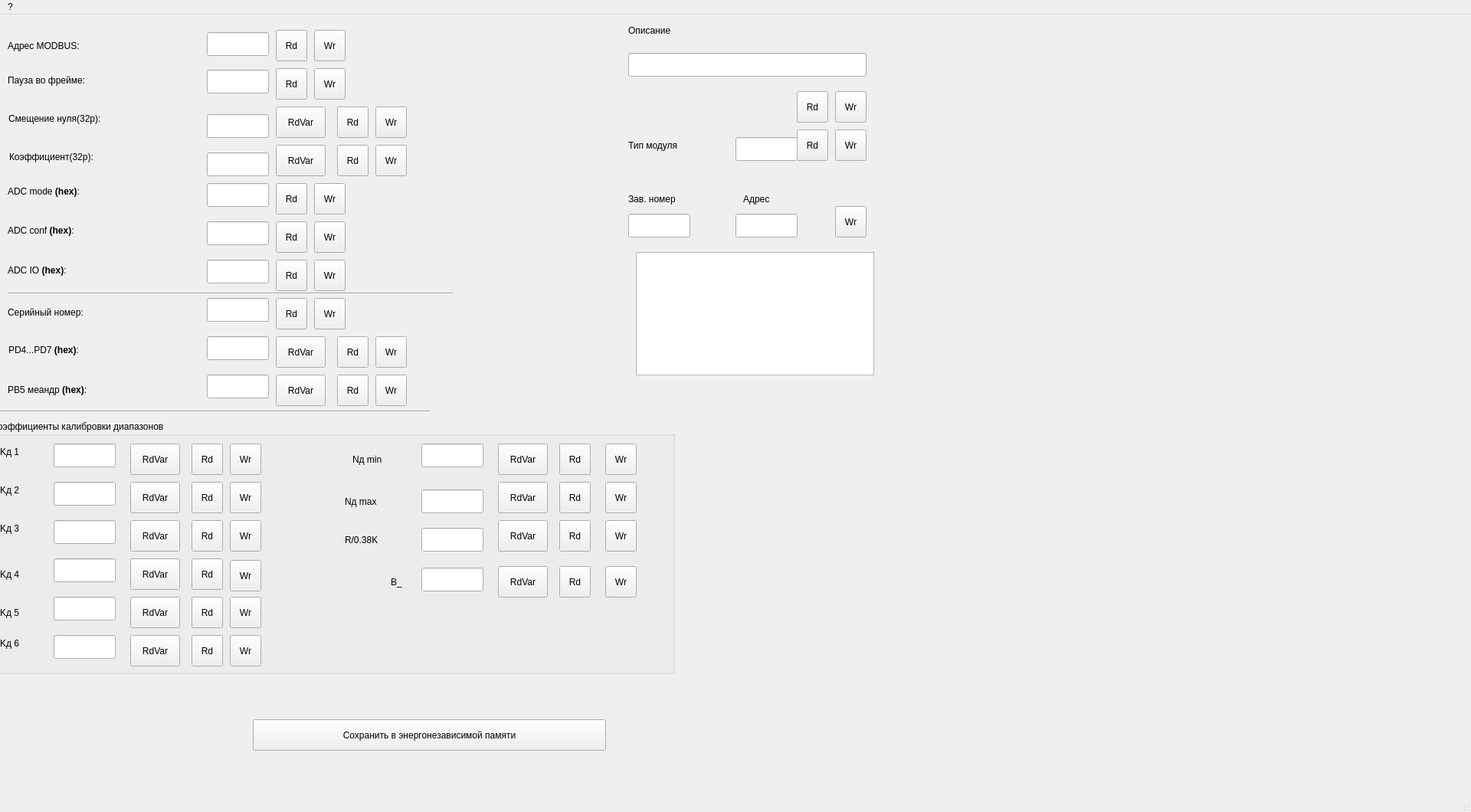
<?xml version="1.0" encoding="UTF-8"?>
<ui version="4.0">
 <class>fmCondConf</class>
 <widget class="QMainWindow" name="fmCondConf">
  <property name="geometry">
   <rect>
    <x>0</x>
    <y>0</y>
    <width>1920</width>
    <height>1060</height>
   </rect>
  </property>
  <property name="windowTitle">
   <string>Настройки кондуктометра </string>
  </property>
  <widget class="QWidget" name="centralwidget">
   <widget class="QLineEdit" name="leAddrMB">
    <property name="geometry">
     <rect>
      <x>270</x>
      <y>23</y>
      <width>81</width>
      <height>31</height>
     </rect>
    </property>
    <property name="font">
     <font>
      <pointsize>9</pointsize>
     </font>
    </property>
   </widget>
   <widget class="QLabel" name="label_16">
    <property name="geometry">
     <rect>
      <x>10</x>
      <y>30</y>
      <width>181</width>
      <height>21</height>
     </rect>
    </property>
    <property name="font">
     <font>
      <pointsize>9</pointsize>
     </font>
    </property>
    <property name="text">
     <string>Адрес MODBUS:</string>
    </property>
   </widget>
   <widget class="QToolButton" name="tbAddrMBWr">
    <property name="geometry">
     <rect>
      <x>410</x>
      <y>20</y>
      <width>41</width>
      <height>41</height>
     </rect>
    </property>
    <property name="text">
     <string>Wr</string>
    </property>
   </widget>
   <widget class="QToolButton" name="tbAddrMBRd">
    <property name="geometry">
     <rect>
      <x>360</x>
      <y>20</y>
      <width>41</width>
      <height>41</height>
     </rect>
    </property>
    <property name="text">
     <string>Rd</string>
    </property>
   </widget>
   <widget class="QToolButton" name="tbthrATRd">
    <property name="geometry">
     <rect>
      <x>360</x>
      <y>70</y>
      <width>41</width>
      <height>41</height>
     </rect>
    </property>
    <property name="text">
     <string>Rd</string>
    </property>
   </widget>
   <widget class="QToolButton" name="tbthrATWr">
    <property name="geometry">
     <rect>
      <x>410</x>
      <y>70</y>
      <width>41</width>
      <height>41</height>
     </rect>
    </property>
    <property name="text">
     <string>Wr</string>
    </property>
   </widget>
   <widget class="QLineEdit" name="lethrAT">
    <property name="geometry">
     <rect>
      <x>270</x>
      <y>72</y>
      <width>81</width>
      <height>31</height>
     </rect>
    </property>
    <property name="font">
     <font>
      <pointsize>9</pointsize>
     </font>
    </property>
   </widget>
   <widget class="QLabel" name="label_17">
    <property name="geometry">
     <rect>
      <x>10</x>
      <y>70</y>
      <width>211</width>
      <height>31</height>
     </rect>
    </property>
    <property name="font">
     <font>
      <pointsize>9</pointsize>
     </font>
    </property>
    <property name="text">
     <string>Пауза во фрейме:</string>
    </property>
   </widget>
   <widget class="QToolButton" name="tbConfRd">
    <property name="geometry">
     <rect>
      <x>360</x>
      <y>270</y>
      <width>41</width>
      <height>41</height>
     </rect>
    </property>
    <property name="text">
     <string>Rd</string>
    </property>
   </widget>
   <widget class="QToolButton" name="tbConfWr">
    <property name="geometry">
     <rect>
      <x>410</x>
      <y>270</y>
      <width>41</width>
      <height>41</height>
     </rect>
    </property>
    <property name="text">
     <string>Wr</string>
    </property>
   </widget>
   <widget class="QLineEdit" name="leConf">
    <property name="geometry">
     <rect>
      <x>270</x>
      <y>270</y>
      <width>81</width>
      <height>31</height>
     </rect>
    </property>
    <property name="font">
     <font>
      <pointsize>9</pointsize>
     </font>
    </property>
   </widget>
   <widget class="QLabel" name="label_18">
    <property name="geometry">
     <rect>
      <x>10</x>
      <y>257</y>
      <width>191</width>
      <height>51</height>
     </rect>
    </property>
    <property name="font">
     <font>
      <pointsize>9</pointsize>
     </font>
    </property>
    <property name="text">
     <string>ADC conf &lt;b&gt;(hex)&lt;/b&gt;:</string>
    </property>
   </widget>
   <widget class="QLabel" name="label_19">
    <property name="geometry">
     <rect>
      <x>10</x>
      <y>378</y>
      <width>211</width>
      <height>21</height>
     </rect>
    </property>
    <property name="font">
     <font>
      <pointsize>9</pointsize>
     </font>
    </property>
    <property name="text">
     <string>Серийный номер:</string>
    </property>
   </widget>
   <widget class="QLineEdit" name="leSerNum">
    <property name="geometry">
     <rect>
      <x>270</x>
      <y>370</y>
      <width>81</width>
      <height>31</height>
     </rect>
    </property>
    <property name="font">
     <font>
      <pointsize>9</pointsize>
     </font>
    </property>
   </widget>
   <widget class="QToolButton" name="tbSerNumWr">
    <property name="geometry">
     <rect>
      <x>410</x>
      <y>370</y>
      <width>41</width>
      <height>41</height>
     </rect>
    </property>
    <property name="text">
     <string>Wr</string>
    </property>
   </widget>
   <widget class="QToolButton" name="tbSerNumRd">
    <property name="geometry">
     <rect>
      <x>360</x>
      <y>370</y>
      <width>41</width>
      <height>41</height>
     </rect>
    </property>
    <property name="text">
     <string>Rd</string>
    </property>
   </widget>
   <widget class="QLineEdit" name="leZeroA">
    <property name="geometry">
     <rect>
      <x>270</x>
      <y>130</y>
      <width>81</width>
      <height>31</height>
     </rect>
    </property>
    <property name="font">
     <font>
      <pointsize>9</pointsize>
     </font>
    </property>
   </widget>
   <widget class="QLabel" name="label_2">
    <property name="geometry">
     <rect>
      <x>11</x>
      <y>120</y>
      <width>251</width>
      <height>31</height>
     </rect>
    </property>
    <property name="font">
     <font>
      <pointsize>9</pointsize>
     </font>
    </property>
    <property name="text">
     <string>Смещение нуля(32р):</string>
    </property>
   </widget>
   <widget class="QLineEdit" name="lemK">
    <property name="geometry">
     <rect>
      <x>270</x>
      <y>180</y>
      <width>81</width>
      <height>31</height>
     </rect>
    </property>
    <property name="font">
     <font>
      <pointsize>9</pointsize>
     </font>
    </property>
   </widget>
   <widget class="QLabel" name="label_12">
    <property name="geometry">
     <rect>
      <x>12</x>
      <y>170</y>
      <width>231</width>
      <height>31</height>
     </rect>
    </property>
    <property name="font">
     <font>
      <pointsize>9</pointsize>
     </font>
    </property>
    <property name="lineWidth">
     <number>-5</number>
    </property>
    <property name="text">
     <string>Коэффициент(32р):</string>
    </property>
   </widget>
   <widget class="QToolButton" name="tbZeroARd">
    <property name="geometry">
     <rect>
      <x>440</x>
      <y>120</y>
      <width>41</width>
      <height>41</height>
     </rect>
    </property>
    <property name="text">
     <string>Rd</string>
    </property>
   </widget>
   <widget class="QToolButton" name="tbZeroAWr">
    <property name="geometry">
     <rect>
      <x>490</x>
      <y>120</y>
      <width>41</width>
      <height>41</height>
     </rect>
    </property>
    <property name="text">
     <string>Wr</string>
    </property>
   </widget>
   <widget class="QToolButton" name="tbZeroARdVar">
    <property name="geometry">
     <rect>
      <x>360</x>
      <y>120</y>
      <width>65</width>
      <height>41</height>
     </rect>
    </property>
    <property name="text">
     <string>RdVar</string>
    </property>
   </widget>
   <widget class="QToolButton" name="tbmKRdVar">
    <property name="geometry">
     <rect>
      <x>360</x>
      <y>170</y>
      <width>65</width>
      <height>41</height>
     </rect>
    </property>
    <property name="text">
     <string>RdVar</string>
    </property>
   </widget>
   <widget class="QToolButton" name="tbmKRd">
    <property name="geometry">
     <rect>
      <x>440</x>
      <y>170</y>
      <width>41</width>
      <height>41</height>
     </rect>
    </property>
    <property name="text">
     <string>Rd</string>
    </property>
   </widget>
   <widget class="QToolButton" name="tbmKWr">
    <property name="geometry">
     <rect>
      <x>490</x>
      <y>170</y>
      <width>41</width>
      <height>41</height>
     </rect>
    </property>
    <property name="text">
     <string>Wr</string>
    </property>
   </widget>
   <widget class="QToolButton" name="tbModeRd">
    <property name="geometry">
     <rect>
      <x>360</x>
      <y>220</y>
      <width>41</width>
      <height>41</height>
     </rect>
    </property>
    <property name="text">
     <string>Rd</string>
    </property>
   </widget>
   <widget class="QToolButton" name="tbModeWr">
    <property name="geometry">
     <rect>
      <x>410</x>
      <y>220</y>
      <width>41</width>
      <height>41</height>
     </rect>
    </property>
    <property name="text">
     <string>Wr</string>
    </property>
   </widget>
   <widget class="QLineEdit" name="leMode">
    <property name="geometry">
     <rect>
      <x>270</x>
      <y>220</y>
      <width>81</width>
      <height>31</height>
     </rect>
    </property>
    <property name="font">
     <font>
      <pointsize>9</pointsize>
     </font>
    </property>
   </widget>
   <widget class="QLabel" name="label_20">
    <property name="geometry">
     <rect>
      <x>10</x>
      <y>211</y>
      <width>201</width>
      <height>41</height>
     </rect>
    </property>
    <property name="font">
     <font>
      <pointsize>9</pointsize>
     </font>
    </property>
    <property name="text">
     <string>ADC mode &lt;b&gt;(hex)&lt;/b&gt;:</string>
    </property>
   </widget>
   <widget class="QLabel" name="label_21">
    <property name="geometry">
     <rect>
      <x>10</x>
      <y>319</y>
      <width>171</width>
      <height>31</height>
     </rect>
    </property>
    <property name="font">
     <font>
      <pointsize>9</pointsize>
     </font>
    </property>
    <property name="text">
     <string>ADC IO &lt;b&gt;(hex)&lt;/b&gt;:</string>
    </property>
   </widget>
   <widget class="QLineEdit" name="leIO">
    <property name="geometry">
     <rect>
      <x>270</x>
      <y>320</y>
      <width>81</width>
      <height>31</height>
     </rect>
    </property>
    <property name="font">
     <font>
      <pointsize>9</pointsize>
     </font>
    </property>
   </widget>
   <widget class="QToolButton" name="tbIOWr">
    <property name="geometry">
     <rect>
      <x>410</x>
      <y>320</y>
      <width>41</width>
      <height>41</height>
     </rect>
    </property>
    <property name="text">
     <string>Wr</string>
    </property>
   </widget>
   <widget class="QToolButton" name="tbIORd">
    <property name="geometry">
     <rect>
      <x>360</x>
      <y>320</y>
      <width>41</width>
      <height>41</height>
     </rect>
    </property>
    <property name="text">
     <string>Rd</string>
    </property>
   </widget>
   <widget class="QToolButton" name="tbSave">
    <property name="geometry">
     <rect>
      <x>330</x>
      <y>920</y>
      <width>461</width>
      <height>41</height>
     </rect>
    </property>
    <property name="text">
     <string>Сохранить в энергонезависимой памяти</string>
    </property>
   </widget>
   <widget class="Line" name="line_3">
    <property name="geometry">
     <rect>
      <x>10</x>
      <y>356</y>
      <width>581</width>
      <height>16</height>
     </rect>
    </property>
    <property name="orientation">
     <enum>Qt::Horizontal</enum>
    </property>
   </widget>
   <widget class="Line" name="line_4">
    <property name="geometry">
     <rect>
      <x>-20</x>
      <y>510</y>
      <width>581</width>
      <height>16</height>
     </rect>
    </property>
    <property name="orientation">
     <enum>Qt::Horizontal</enum>
    </property>
   </widget>
   <widget class="QLabel" name="label_22">
    <property name="geometry">
     <rect>
      <x>11</x>
      <y>418</y>
      <width>201</width>
      <height>41</height>
     </rect>
    </property>
    <property name="font">
     <font>
      <pointsize>9</pointsize>
     </font>
    </property>
    <property name="text">
     <string>PD4...PD7 &lt;b&gt;(hex)&lt;/b&gt;:</string>
    </property>
   </widget>
   <widget class="QLineEdit" name="lePD47">
    <property name="geometry">
     <rect>
      <x>270</x>
      <y>420</y>
      <width>81</width>
      <height>31</height>
     </rect>
    </property>
    <property name="font">
     <font>
      <pointsize>9</pointsize>
     </font>
    </property>
   </widget>
   <widget class="QToolButton" name="tbPB5Wr">
    <property name="geometry">
     <rect>
      <x>490</x>
      <y>470</y>
      <width>41</width>
      <height>41</height>
     </rect>
    </property>
    <property name="text">
     <string>Wr</string>
    </property>
   </widget>
   <widget class="QToolButton" name="tbPD47Wr">
    <property name="geometry">
     <rect>
      <x>490</x>
      <y>420</y>
      <width>41</width>
      <height>41</height>
     </rect>
    </property>
    <property name="text">
     <string>Wr</string>
    </property>
   </widget>
   <widget class="QLabel" name="label_23">
    <property name="geometry">
     <rect>
      <x>10</x>
      <y>470</y>
      <width>231</width>
      <height>41</height>
     </rect>
    </property>
    <property name="font">
     <font>
      <pointsize>9</pointsize>
     </font>
    </property>
    <property name="text">
     <string>PB5 меандр &lt;b&gt;(hex)&lt;/b&gt;:</string>
    </property>
   </widget>
   <widget class="QToolButton" name="tbPD47Rd">
    <property name="geometry">
     <rect>
      <x>440</x>
      <y>420</y>
      <width>41</width>
      <height>41</height>
     </rect>
    </property>
    <property name="text">
     <string>Rd</string>
    </property>
   </widget>
   <widget class="QLineEdit" name="lePB5">
    <property name="geometry">
     <rect>
      <x>270</x>
      <y>470</y>
      <width>81</width>
      <height>31</height>
     </rect>
    </property>
    <property name="font">
     <font>
      <pointsize>9</pointsize>
     </font>
    </property>
   </widget>
   <widget class="QToolButton" name="tbPB5Rd">
    <property name="geometry">
     <rect>
      <x>440</x>
      <y>470</y>
      <width>41</width>
      <height>41</height>
     </rect>
    </property>
    <property name="text">
     <string>Rd</string>
    </property>
   </widget>
   <widget class="QToolButton" name="tbPB5Var">
    <property name="geometry">
     <rect>
      <x>360</x>
      <y>470</y>
      <width>65</width>
      <height>41</height>
     </rect>
    </property>
    <property name="text">
     <string>RdVar</string>
    </property>
   </widget>
   <widget class="QToolButton" name="tbPD47Var">
    <property name="geometry">
     <rect>
      <x>360</x>
      <y>420</y>
      <width>65</width>
      <height>41</height>
     </rect>
    </property>
    <property name="text">
     <string>RdVar</string>
    </property>
   </widget>
   <widget class="QGroupBox" name="groupBox_3">
    <property name="geometry">
     <rect>
      <x>-10</x>
      <y>530</y>
      <width>891</width>
      <height>331</height>
     </rect>
    </property>
    <property name="title">
     <string>Коэффициенты калибровки диапазонов</string>
    </property>
    <widget class="QLineEdit" name="leAet_1">
     <property name="geometry">
      <rect>
       <x>80</x>
       <y>30</y>
       <width>81</width>
       <height>31</height>
      </rect>
     </property>
     <property name="font">
      <font>
       <pointsize>9</pointsize>
      </font>
     </property>
    </widget>
    <widget class="QToolButton" name="tbAetRd_1">
     <property name="geometry">
      <rect>
       <x>260</x>
       <y>30</y>
       <width>41</width>
       <height>41</height>
      </rect>
     </property>
     <property name="text">
      <string>Rd</string>
     </property>
    </widget>
    <widget class="QToolButton" name="tbAetWr_1">
     <property name="geometry">
      <rect>
       <x>310</x>
       <y>30</y>
       <width>41</width>
       <height>41</height>
      </rect>
     </property>
     <property name="text">
      <string>Wr</string>
     </property>
    </widget>
    <widget class="QLabel" name="label_24">
     <property name="geometry">
      <rect>
       <x>10</x>
       <y>30</y>
       <width>61</width>
       <height>21</height>
      </rect>
     </property>
     <property name="font">
      <font>
       <pointsize>9</pointsize>
      </font>
     </property>
     <property name="lineWidth">
      <number>-5</number>
     </property>
     <property name="text">
      <string>Kд 1</string>
     </property>
    </widget>
    <widget class="QToolButton" name="tbNtWr_1">
     <property name="geometry">
      <rect>
       <x>800</x>
       <y>30</y>
       <width>41</width>
       <height>41</height>
      </rect>
     </property>
     <property name="text">
      <string>Wr</string>
     </property>
    </widget>
    <widget class="QLabel" name="label_25">
     <property name="geometry">
      <rect>
       <x>470</x>
       <y>40</y>
       <width>81</width>
       <height>21</height>
      </rect>
     </property>
     <property name="font">
      <font>
       <pointsize>9</pointsize>
      </font>
     </property>
     <property name="lineWidth">
      <number>-5</number>
     </property>
     <property name="text">
      <string>Nд min</string>
     </property>
    </widget>
    <widget class="QLineEdit" name="leNt_1">
     <property name="geometry">
      <rect>
       <x>560</x>
       <y>30</y>
       <width>81</width>
       <height>31</height>
      </rect>
     </property>
     <property name="font">
      <font>
       <pointsize>9</pointsize>
      </font>
     </property>
    </widget>
    <widget class="QToolButton" name="tbNtRd_1">
     <property name="geometry">
      <rect>
       <x>740</x>
       <y>30</y>
       <width>41</width>
       <height>41</height>
      </rect>
     </property>
     <property name="text">
      <string>Rd</string>
     </property>
    </widget>
    <widget class="QToolButton" name="tbNtWr_2">
     <property name="geometry">
      <rect>
       <x>800</x>
       <y>80</y>
       <width>41</width>
       <height>41</height>
      </rect>
     </property>
     <property name="text">
      <string>Wr</string>
     </property>
    </widget>
    <widget class="QToolButton" name="tbNtRd_2">
     <property name="geometry">
      <rect>
       <x>740</x>
       <y>80</y>
       <width>41</width>
       <height>41</height>
      </rect>
     </property>
     <property name="text">
      <string>Rd</string>
     </property>
    </widget>
    <widget class="QLabel" name="label_26">
     <property name="geometry">
      <rect>
       <x>460</x>
       <y>90</y>
       <width>91</width>
       <height>31</height>
      </rect>
     </property>
     <property name="font">
      <font>
       <pointsize>9</pointsize>
      </font>
     </property>
     <property name="lineWidth">
      <number>-5</number>
     </property>
     <property name="text">
      <string>Nд max</string>
     </property>
    </widget>
    <widget class="QToolButton" name="tbAetWr_2">
     <property name="geometry">
      <rect>
       <x>310</x>
       <y>80</y>
       <width>41</width>
       <height>41</height>
      </rect>
     </property>
     <property name="text">
      <string>Wr</string>
     </property>
    </widget>
    <widget class="QLabel" name="label_27">
     <property name="geometry">
      <rect>
       <x>10</x>
       <y>80</y>
       <width>61</width>
       <height>21</height>
      </rect>
     </property>
     <property name="font">
      <font>
       <pointsize>9</pointsize>
      </font>
     </property>
     <property name="lineWidth">
      <number>-5</number>
     </property>
     <property name="text">
      <string>Kд 2</string>
     </property>
    </widget>
    <widget class="QLineEdit" name="leNt_2">
     <property name="geometry">
      <rect>
       <x>560</x>
       <y>90</y>
       <width>81</width>
       <height>31</height>
      </rect>
     </property>
     <property name="font">
      <font>
       <pointsize>9</pointsize>
      </font>
     </property>
    </widget>
    <widget class="QLineEdit" name="leAet_2">
     <property name="geometry">
      <rect>
       <x>80</x>
       <y>80</y>
       <width>81</width>
       <height>31</height>
      </rect>
     </property>
     <property name="font">
      <font>
       <pointsize>9</pointsize>
      </font>
     </property>
    </widget>
    <widget class="QToolButton" name="tbAetRd_2">
     <property name="geometry">
      <rect>
       <x>260</x>
       <y>80</y>
       <width>41</width>
       <height>41</height>
      </rect>
     </property>
     <property name="text">
      <string>Rd</string>
     </property>
    </widget>
    <widget class="QToolButton" name="tbNtWr_3">
     <property name="geometry">
      <rect>
       <x>800</x>
       <y>130</y>
       <width>41</width>
       <height>41</height>
      </rect>
     </property>
     <property name="text">
      <string>Wr</string>
     </property>
    </widget>
    <widget class="QToolButton" name="tbNtRd_3">
     <property name="geometry">
      <rect>
       <x>740</x>
       <y>130</y>
       <width>41</width>
       <height>41</height>
      </rect>
     </property>
     <property name="text">
      <string>Rd</string>
     </property>
    </widget>
    <widget class="QLabel" name="label_28">
     <property name="geometry">
      <rect>
       <x>460</x>
       <y>140</y>
       <width>91</width>
       <height>31</height>
      </rect>
     </property>
     <property name="font">
      <font>
       <pointsize>9</pointsize>
      </font>
     </property>
     <property name="lineWidth">
      <number>-5</number>
     </property>
     <property name="text">
      <string>R/0.38K</string>
     </property>
    </widget>
    <widget class="QToolButton" name="tbAetWr_3">
     <property name="geometry">
      <rect>
       <x>310</x>
       <y>130</y>
       <width>41</width>
       <height>41</height>
      </rect>
     </property>
     <property name="text">
      <string>Wr</string>
     </property>
    </widget>
    <widget class="QLabel" name="label_29">
     <property name="geometry">
      <rect>
       <x>10</x>
       <y>130</y>
       <width>61</width>
       <height>21</height>
      </rect>
     </property>
     <property name="font">
      <font>
       <pointsize>9</pointsize>
      </font>
     </property>
     <property name="lineWidth">
      <number>-5</number>
     </property>
     <property name="text">
      <string>Kд 3</string>
     </property>
    </widget>
    <widget class="QLineEdit" name="leNt_3">
     <property name="geometry">
      <rect>
       <x>560</x>
       <y>140</y>
       <width>81</width>
       <height>31</height>
      </rect>
     </property>
     <property name="font">
      <font>
       <pointsize>9</pointsize>
      </font>
     </property>
    </widget>
    <widget class="QLineEdit" name="leAet_3">
     <property name="geometry">
      <rect>
       <x>80</x>
       <y>130</y>
       <width>81</width>
       <height>31</height>
      </rect>
     </property>
     <property name="font">
      <font>
       <pointsize>9</pointsize>
      </font>
     </property>
    </widget>
    <widget class="QToolButton" name="tbAetRd_3">
     <property name="geometry">
      <rect>
       <x>260</x>
       <y>130</y>
       <width>41</width>
       <height>41</height>
      </rect>
     </property>
     <property name="text">
      <string>Rd</string>
     </property>
    </widget>
    <widget class="QToolButton" name="tbAetVar_1">
     <property name="geometry">
      <rect>
       <x>180</x>
       <y>30</y>
       <width>65</width>
       <height>41</height>
      </rect>
     </property>
     <property name="text">
      <string>RdVar</string>
     </property>
    </widget>
    <widget class="QToolButton" name="tbAetVar_2">
     <property name="geometry">
      <rect>
       <x>180</x>
       <y>80</y>
       <width>65</width>
       <height>41</height>
      </rect>
     </property>
     <property name="text">
      <string>RdVar</string>
     </property>
    </widget>
    <widget class="QToolButton" name="tbAetVar_3">
     <property name="geometry">
      <rect>
       <x>180</x>
       <y>130</y>
       <width>65</width>
       <height>41</height>
      </rect>
     </property>
     <property name="text">
      <string>RdVar</string>
     </property>
    </widget>
    <widget class="QToolButton" name="tbNtVar_2">
     <property name="geometry">
      <rect>
       <x>660</x>
       <y>80</y>
       <width>65</width>
       <height>41</height>
      </rect>
     </property>
     <property name="text">
      <string>RdVar</string>
     </property>
    </widget>
    <widget class="QToolButton" name="tbNtVar_1">
     <property name="geometry">
      <rect>
       <x>660</x>
       <y>30</y>
       <width>65</width>
       <height>41</height>
      </rect>
     </property>
     <property name="text">
      <string>RdVar</string>
     </property>
    </widget>
    <widget class="QToolButton" name="tbNtVar_3">
     <property name="geometry">
      <rect>
       <x>660</x>
       <y>130</y>
       <width>65</width>
       <height>41</height>
      </rect>
     </property>
     <property name="text">
      <string>RdVar</string>
     </property>
    </widget>
    <widget class="QLabel" name="label_37">
     <property name="geometry">
      <rect>
       <x>520</x>
       <y>200</y>
       <width>51</width>
       <height>21</height>
      </rect>
     </property>
     <property name="font">
      <font>
       <pointsize>9</pointsize>
      </font>
     </property>
     <property name="lineWidth">
      <number>-5</number>
     </property>
     <property name="text">
      <string>B_</string>
     </property>
    </widget>
    <widget class="QLineEdit" name="leB_">
     <property name="geometry">
      <rect>
       <x>560</x>
       <y>192</y>
       <width>81</width>
       <height>31</height>
      </rect>
     </property>
     <property name="font">
      <font>
       <pointsize>9</pointsize>
      </font>
     </property>
    </widget>
    <widget class="QToolButton" name="tbB_Rd">
     <property name="geometry">
      <rect>
       <x>740</x>
       <y>190</y>
       <width>41</width>
       <height>41</height>
      </rect>
     </property>
     <property name="text">
      <string>Rd</string>
     </property>
    </widget>
    <widget class="QToolButton" name="tbB_Var">
     <property name="geometry">
      <rect>
       <x>660</x>
       <y>190</y>
       <width>65</width>
       <height>41</height>
      </rect>
     </property>
     <property name="text">
      <string>RdVar</string>
     </property>
    </widget>
    <widget class="QToolButton" name="tbB_Wr">
     <property name="geometry">
      <rect>
       <x>800</x>
       <y>190</y>
       <width>41</width>
       <height>41</height>
      </rect>
     </property>
     <property name="text">
      <string>Wr</string>
     </property>
    </widget>
    <widget class="QLabel" name="label_30">
     <property name="geometry">
      <rect>
       <x>10</x>
       <y>190</y>
       <width>51</width>
       <height>21</height>
      </rect>
     </property>
     <property name="font">
      <font>
       <pointsize>9</pointsize>
      </font>
     </property>
     <property name="lineWidth">
      <number>-5</number>
     </property>
     <property name="text">
      <string>Kд 4</string>
     </property>
    </widget>
    <widget class="QLabel" name="label_31">
     <property name="geometry">
      <rect>
       <x>10</x>
       <y>240</y>
       <width>51</width>
       <height>21</height>
      </rect>
     </property>
     <property name="font">
      <font>
       <pointsize>9</pointsize>
      </font>
     </property>
     <property name="lineWidth">
      <number>-5</number>
     </property>
     <property name="text">
      <string>Kд 5</string>
     </property>
    </widget>
    <widget class="QLabel" name="label_32">
     <property name="geometry">
      <rect>
       <x>10</x>
       <y>280</y>
       <width>51</width>
       <height>21</height>
      </rect>
     </property>
     <property name="font">
      <font>
       <pointsize>9</pointsize>
      </font>
     </property>
     <property name="lineWidth">
      <number>-5</number>
     </property>
     <property name="text">
      <string>Kд 6</string>
     </property>
    </widget>
    <widget class="QLineEdit" name="leAet_4">
     <property name="geometry">
      <rect>
       <x>80</x>
       <y>180</y>
       <width>81</width>
       <height>31</height>
      </rect>
     </property>
     <property name="font">
      <font>
       <pointsize>9</pointsize>
      </font>
     </property>
    </widget>
    <widget class="QLineEdit" name="leAet_5">
     <property name="geometry">
      <rect>
       <x>80</x>
       <y>230</y>
       <width>81</width>
       <height>31</height>
      </rect>
     </property>
     <property name="font">
      <font>
       <pointsize>9</pointsize>
      </font>
     </property>
    </widget>
    <widget class="QLineEdit" name="leAet_6">
     <property name="geometry">
      <rect>
       <x>80</x>
       <y>280</y>
       <width>81</width>
       <height>31</height>
      </rect>
     </property>
     <property name="font">
      <font>
       <pointsize>9</pointsize>
      </font>
     </property>
    </widget>
    <widget class="QToolButton" name="tbAetRd_4">
     <property name="geometry">
      <rect>
       <x>260</x>
       <y>180</y>
       <width>41</width>
       <height>41</height>
      </rect>
     </property>
     <property name="text">
      <string>Rd</string>
     </property>
    </widget>
    <widget class="QToolButton" name="tbAetRd_5">
     <property name="geometry">
      <rect>
       <x>260</x>
       <y>230</y>
       <width>41</width>
       <height>41</height>
      </rect>
     </property>
     <property name="text">
      <string>Rd</string>
     </property>
    </widget>
    <widget class="QToolButton" name="tbAetRd_6">
     <property name="geometry">
      <rect>
       <x>260</x>
       <y>280</y>
       <width>41</width>
       <height>41</height>
      </rect>
     </property>
     <property name="text">
      <string>Rd</string>
     </property>
    </widget>
    <widget class="QToolButton" name="tbAetVar_4">
     <property name="geometry">
      <rect>
       <x>180</x>
       <y>180</y>
       <width>65</width>
       <height>41</height>
      </rect>
     </property>
     <property name="text">
      <string>RdVar</string>
     </property>
    </widget>
    <widget class="QToolButton" name="tbAetVar_5">
     <property name="geometry">
      <rect>
       <x>180</x>
       <y>230</y>
       <width>65</width>
       <height>41</height>
      </rect>
     </property>
     <property name="text">
      <string>RdVar</string>
     </property>
    </widget>
    <widget class="QToolButton" name="tbAetVar_6">
     <property name="geometry">
      <rect>
       <x>180</x>
       <y>280</y>
       <width>65</width>
       <height>41</height>
      </rect>
     </property>
     <property name="text">
      <string>RdVar</string>
     </property>
    </widget>
    <widget class="QToolButton" name="tbAetWr_4">
     <property name="geometry">
      <rect>
       <x>310</x>
       <y>182</y>
       <width>41</width>
       <height>41</height>
      </rect>
     </property>
     <property name="text">
      <string>Wr</string>
     </property>
    </widget>
    <widget class="QToolButton" name="tbAetWr_5">
     <property name="geometry">
      <rect>
       <x>310</x>
       <y>230</y>
       <width>41</width>
       <height>41</height>
      </rect>
     </property>
     <property name="text">
      <string>Wr</string>
     </property>
    </widget>
    <widget class="QToolButton" name="tbAetWr_6">
     <property name="geometry">
      <rect>
       <x>310</x>
       <y>280</y>
       <width>41</width>
       <height>41</height>
      </rect>
     </property>
     <property name="text">
      <string>Wr</string>
     </property>
    </widget>
   </widget>
   <widget class="QTextEdit" name="teDescribe1">
    <property name="geometry">
     <rect>
      <x>830</x>
      <y>310</y>
      <width>311</width>
      <height>161</height>
     </rect>
    </property>
   </widget>
   <widget class="QLabel" name="label_33">
    <property name="geometry">
     <rect>
      <x>820</x>
      <y>10</y>
      <width>121</width>
      <height>21</height>
     </rect>
    </property>
    <property name="font">
     <font>
      <pointsize>9</pointsize>
     </font>
    </property>
    <property name="text">
     <string>Описание</string>
    </property>
   </widget>
   <widget class="QToolButton" name="tbDescribeWr">
    <property name="geometry">
     <rect>
      <x>1090</x>
      <y>100</y>
      <width>41</width>
      <height>41</height>
     </rect>
    </property>
    <property name="text">
     <string>Wr</string>
    </property>
   </widget>
   <widget class="QToolButton" name="tbDescribeRd">
    <property name="geometry">
     <rect>
      <x>1040</x>
      <y>100</y>
      <width>41</width>
      <height>41</height>
     </rect>
    </property>
    <property name="text">
     <string>Rd</string>
    </property>
   </widget>
   <widget class="QLabel" name="label_34">
    <property name="geometry">
     <rect>
      <x>820</x>
      <y>160</y>
      <width>141</width>
      <height>21</height>
     </rect>
    </property>
    <property name="font">
     <font>
      <pointsize>9</pointsize>
     </font>
    </property>
    <property name="text">
     <string>Тип модуля</string>
    </property>
   </widget>
   <widget class="QToolButton" name="tbTypeIDWr">
    <property name="geometry">
     <rect>
      <x>1090</x>
      <y>150</y>
      <width>41</width>
      <height>41</height>
     </rect>
    </property>
    <property name="text">
     <string>Wr</string>
    </property>
   </widget>
   <widget class="QLineEdit" name="leTypeID">
    <property name="geometry">
     <rect>
      <x>960</x>
      <y>160</y>
      <width>81</width>
      <height>31</height>
     </rect>
    </property>
    <property name="font">
     <font>
      <pointsize>9</pointsize>
     </font>
    </property>
   </widget>
   <widget class="QToolButton" name="tbTypeIDRd">
    <property name="geometry">
     <rect>
      <x>1040</x>
      <y>150</y>
      <width>41</width>
      <height>41</height>
     </rect>
    </property>
    <property name="text">
     <string>Rd</string>
    </property>
   </widget>
   <widget class="QToolButton" name="tbNewAddr_Wr">
    <property name="geometry">
     <rect>
      <x>1090</x>
      <y>250</y>
      <width>41</width>
      <height>41</height>
     </rect>
    </property>
    <property name="text">
     <string>Wr</string>
    </property>
   </widget>
   <widget class="QLabel" name="label_35">
    <property name="geometry">
     <rect>
      <x>820</x>
      <y>230</y>
      <width>141</width>
      <height>21</height>
     </rect>
    </property>
    <property name="font">
     <font>
      <pointsize>9</pointsize>
     </font>
    </property>
    <property name="text">
     <string>Зав. номер</string>
    </property>
   </widget>
   <widget class="QLineEdit" name="leSerNum_S">
    <property name="geometry">
     <rect>
      <x>820</x>
      <y>260</y>
      <width>81</width>
      <height>31</height>
     </rect>
    </property>
    <property name="font">
     <font>
      <pointsize>9</pointsize>
     </font>
    </property>
   </widget>
   <widget class="QLineEdit" name="leAddrMB_S">
    <property name="geometry">
     <rect>
      <x>960</x>
      <y>260</y>
      <width>81</width>
      <height>31</height>
     </rect>
    </property>
    <property name="font">
     <font>
      <pointsize>9</pointsize>
     </font>
    </property>
   </widget>
   <widget class="QLabel" name="label_36">
    <property name="geometry">
     <rect>
      <x>970</x>
      <y>230</y>
      <width>81</width>
      <height>21</height>
     </rect>
    </property>
    <property name="font">
     <font>
      <pointsize>9</pointsize>
     </font>
    </property>
    <property name="text">
     <string>Адрес</string>
    </property>
   </widget>
   <widget class="QLineEdit" name="teDescribe">
    <property name="geometry">
     <rect>
      <x>820</x>
      <y>50</y>
      <width>311</width>
      <height>31</height>
     </rect>
    </property>
    <property name="font">
     <font>
      <pointsize>9</pointsize>
     </font>
    </property>
   </widget>
  </widget>
  <widget class="QMenuBar" name="menubar">
   <property name="geometry">
    <rect>
     <x>0</x>
     <y>0</y>
     <width>1920</width>
     <height>38</height>
    </rect>
   </property>
   <widget class="QMenu" name="menu">
    <property name="title">
     <string>?</string>
    </property>
   </widget>
   <addaction name="menu"/>
  </widget>
  <widget class="QStatusBar" name="statusbar"/>
 </widget>
 <resources/>
 <connections/>
</ui>
